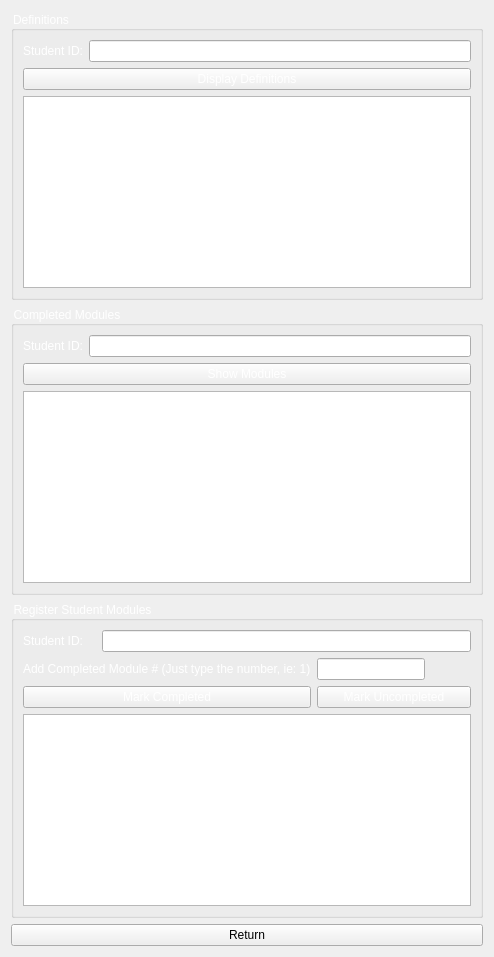
     <widget class="QWidget" name="dictionaryPage">
      <layout class="QVBoxLayout" name="verticalLayout_62">
       <item>
        <widget class="QGroupBox" name="getDef">
         <property name="styleSheet">
          <string notr="true">color: white; /* Set the text color to white */
</string>
         </property>
         <property name="title">
          <string>Definitions</string>
         </property>
         <layout class="QGridLayout" name="gridLayout_32">
          <item row="0" column="0">
           <widget class="QLabel" name="label_13">
            <property name="styleSheet">
             <string notr="true">color: white; /* Set the text color to white */
</string>
            </property>
            <property name="text">
             <string>Student ID:</string>
            </property>
           </widget>
          </item>
          <item row="0" column="1">
           <widget class="QLineEdit" name="getDefinitionStudentIDInput">
            <property name="styleSheet">
             <string notr="true">color: white; /* Set the text color to white */
</string>
            </property>
            <property name="text">
             <string/>
            </property>
           </widget>
          </item>
          <item row="1" column="0" colspan="2">
           <widget class="QPushButton" name="getDefinitionButton">
            <property name="text">
             <string>Display Definitions</string>
            </property>
           </widget>
          </item>
          <item row="2" column="0" colspan="2">
           <widget class="QTextEdit" name="definitionResultOutput">
            <property name="styleSheet">
             <string notr="true">color: white; /* Set the text color to white */
</string>
            </property>
            <property name="readOnly">
             <bool>true</bool>
            </property>
           </widget>
          </item>
         </layout>
        </widget>
       </item>
       <item>
        <widget class="QGroupBox" name="completeModule">
         <property name="styleSheet">
          <string notr="true">color: white; /* Set the text color to white */
</string>
         </property>
         <property name="title">
          <string>Completed Modules</string>
         </property>
         <layout class="QGridLayout" name="gridLayout_33">
          <item row="0" column="1">
           <widget class="QLineEdit" name="studentIDforModule">
            <property name="styleSheet">
             <string notr="true">color: white; /* Set the text color to white */
</string>
            </property>
            <property name="text">
             <string/>
            </property>
           </widget>
          </item>
          <item row="1" column="0" colspan="2">
           <widget class="QPushButton" name="showModulesButton">
            <property name="text">
             <string>Show Modules</string>
            </property>
           </widget>
          </item>
          <item row="0" column="0">
           <widget class="QLabel" name="label_16">
            <property name="styleSheet">
             <string notr="true">color: white; /* Set the text color to white */
</string>
            </property>
            <property name="text">
             <string>Student ID:</string>
            </property>
           </widget>
          </item>
          <item row="2" column="0" colspan="2">
           <widget class="QTextEdit" name="completedModulesList">
            <property name="styleSheet">
             <string notr="true">color: white; /* Set the text color to white */
</string>
            </property>
            <property name="readOnly">
             <bool>true</bool>
            </property>
           </widget>
          </item>
         </layout>
        </widget>
       </item>
       <item>
        <widget class="QGroupBox" name="RegisterStudents">
         <property name="styleSheet">
          <string notr="true">color: white; /* Set the text color to white */
</string>
         </property>
         <property name="title">
          <string>Register Student Modules</string>
         </property>
         <layout class="QGridLayout" name="gridLayout_34">
          <item row="5" column="0" colspan="2">
           <widget class="QPushButton" name="markCompletedButton">
            <property name="text">
             <string>Mark Completed</string>
            </property>
           </widget>
          </item>
          <item row="2" column="3">
           <spacer name="horizontalSpacer_16">
            <property name="orientation">
             <enum>Qt::Orientation::Horizontal</enum>
            </property>
            <property name="sizeHint" stdset="0">
             <size>
              <width>40</width>
              <height>20</height>
             </size>
            </property>
           </spacer>
          </item>
          <item row="2" column="2">
           <widget class="QLineEdit" name="lineEdit">
            <property name="styleSheet">
             <string notr="true">color: white; /* Set the text color to white */
</string>
            </property>
            <property name="text">
             <string/>
            </property>
           </widget>
          </item>
          <item row="5" column="2" colspan="2">
           <widget class="QPushButton" name="markUncompletedButton">
            <property name="text">
             <string>Mark Uncompleted</string>
            </property>
           </widget>
          </item>
          <item row="6" column="0" colspan="4">
           <widget class="QTextEdit" name="confirmOutput">
            <property name="styleSheet">
             <string notr="true">color: white; /* Set the text color to white */
</string>
            </property>
            <property name="readOnly">
             <bool>true</bool>
            </property>
           </widget>
          </item>
          <item row="2" column="0" colspan="2">
           <widget class="QLabel" name="label_14">
            <property name="styleSheet">
             <string notr="true">color: white; /* Set the text color to white */
</string>
            </property>
            <property name="text">
             <string>Add Completed Module # (Just type the number, ie: 1)</string>
            </property>
           </widget>
          </item>
          <item row="0" column="0">
           <widget class="QLabel" name="label_15">
            <property name="maximumSize">
             <size>
              <width>73</width>
              <height>28</height>
             </size>
            </property>
            <property name="styleSheet">
             <string notr="true">color: white; /* Set the text color to white */
</string>
            </property>
            <property name="text">
             <string>Student ID:</string>
            </property>
            <property name="alignment">
             <set>Qt::AlignmentFlag::AlignLeading|Qt::AlignmentFlag::AlignLeft|Qt::AlignmentFlag::AlignVCenter</set>
            </property>
           </widget>
          </item>
          <item row="0" column="1" colspan="3">
           <widget class="QLineEdit" name="studentIDinput">
            <property name="styleSheet">
             <string notr="true">color: white; /* Set the text color to white */
</string>
            </property>
            <property name="text">
             <string/>
            </property>
           </widget>
          </item>
         </layout>
        </widget>
       </item>
       <item>
        <widget class="QPushButton" name="returnToMenu">
         <property name="text">
          <string>Return</string>
         </property>
        </widget>
       </item>
      </layout>
     </widget>
